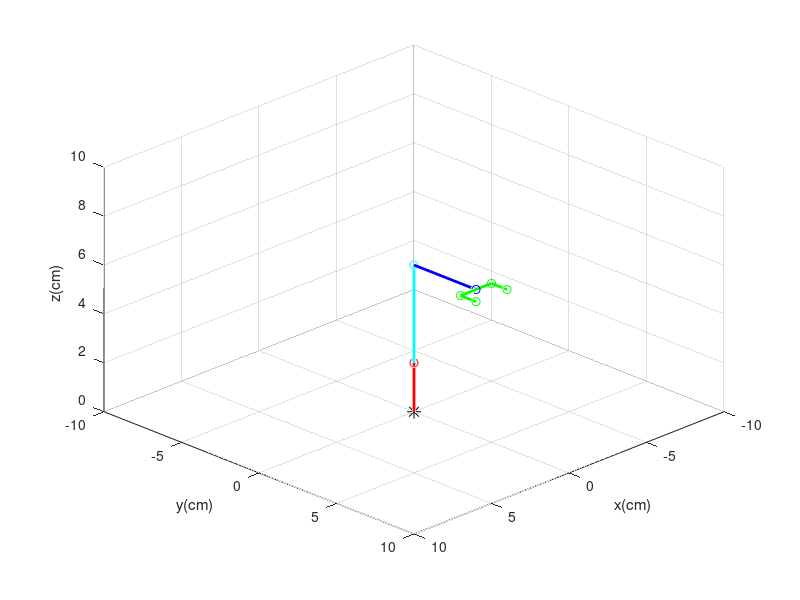

Here is the MATLAB script that generated this plot:
clear all; close all; clc;

%% Initialization
l1=2; l2=4; l3=4; l4=1; l5=1; l6=1;
theta=[180 90 90 90]*pi/180; % z0 z1 z2 z1
theta_z1=theta(1); theta_x1=theta(2);
theta_x2=theta(3); theta_y1=theta(4);


%% Origin(0) to Sholder-LR(1)
% z axis rotation
T01=[cos(theta_z1) -sin(theta_z1)        0 0;
    sin(theta_z1)  cos(theta_z1)         0 0;
    0             0                      1 l1;
    0             0                      0 1];

%% Sholder-LR(1) to Sholder-FB(2)

T11=[-1        0              0             0;
    0         cos(theta_x1)  -sin(theta_x1) 0;
    0         sin(theta_x1)  cos(theta_x1)  0;
    0         0              0              1];

T12=[-1        0              0              0;
    0         cos(theta_x2)  -sin(theta_x2) l2;
    0         sin(theta_x2)  cos(theta_x2)  0;
    0         0              0              1];


%% Sholder-FB(2) to Elbow(3)
T23=[1 0 0 0;
     0 1 0 l3;
     0 0 1 0;
     0 0 0 1];
 

%% Elbow(3) to End effector(4)

T34=[cos(theta_y1)         0        sin(theta_y1) 0;
     0                     1        0             0;
     -sin(theta_y1)        0        cos(theta_y1) 0;
     0                     0        0             1];

 %% Finger
T411= [1 0 0 0;
      0 1 0 0;
      0 0 1 l5;
      0 0 0 1];
T412= [1 0 0 0;
      0 1 0 0;
      0 0 1 -l5;
      0 0 0 1];
T441=[1 0 0 0;
      0 1 0 l6;
      0 0 1 0;
      0 0 0 1];
T442=[1 0 0 0;
      0 1 0 l6;
      0 0 1 0;
      0 0 0 1];
R4411=[-1        0              0     0;
    0         cos(-pi/2)  -sin(-pi/2) 0;
    0         sin(-pi/2)  cos(-pi/2)  0;
    0         0              0      1];
R4421=[-1        0              0     0;
    0         cos(pi/2)  -sin(pi/2) 0;
    0         sin(pi/2)  cos(pi/2)  0;
    0         0              0      1];  

%% Position
T1=T01;
T2=T1*(T11*T12);
T3=T2*T23;
T4=T3*T34;
T41=T4*T411; 
T411=T41*T441;
T42=T4*T412; 
T421=T42*T442;

P0=[0;0;0;1];
P1=T1(1:3,4);
P2=T2(1:3,4);
P3=T3(1:3,4);
P4=T4(1:3,4);

P41=T41(1:3,4); P411=T411(1:3,4);
P42=T42(1:3,4); P412=T421(1:3,4);

%% Figure
figure('color','w');
plot3(P41(1),P41(2),P41(3),'go'); hold on; plot3([P41(1) P42(1)],[P41(2) P42(2)],[P41(3) P42(3)],'g','linewidth',2);
plot3(P411(1),P411(2),P411(3),'go'); hold on; plot3([P41(1) P411(1)],[P41(2) P411(2)],[P41(3) P411(3)],'g','linewidth',2);
plot3(P412(1),P412(2),P412(3),'go'); hold on; plot3([P42(1) P412(1)],[P42(2) P412(2)],[P42(3) P412(3)],'g','linewidth',2);
plot3(P42(1),P42(2),P42(3),'go'); hold on; 
plot3(P3(1),P3(2),P3(3),'bo'); hold on; plot3([P2(1) P3(1)],[P2(2) P3(2)],[P2(3) P3(3)],'b','linewidth',2);
plot3(P2(1),P2(2),P2(3),'co'); hold on; plot3([P1(1) P2(1)],[P1(2) P2(2)],[P1(3) P2(3)],'c','linewidth',2);
plot3(P1(1),P1(2),P1(3),'ro'); hold on; plot3([P0(1) P1(1)],[P0(2) P1(2)],[P0(3) P1(3)],'r','linewidth',2);
plot3(P0(1),P0(2),P0(3),'k*','markersize',10); hold on;
view([1,1,1])

grid on;
axis([-10 10 -10 10 0 10]);
xlabel('x(cm)'); ylabel('y(cm)'); zlabel('z(cm)')